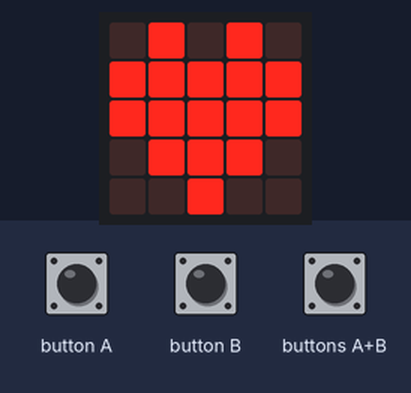
This program was run on a simulated BBC micro:bit (MakeCode). On the bench: the board's 5×5 LED display. The inputs (shaded band) are chosen by the test bench.

Above: at 1.2 s.
1.3 s: button A pressed for 1 s
At 2.4 s:
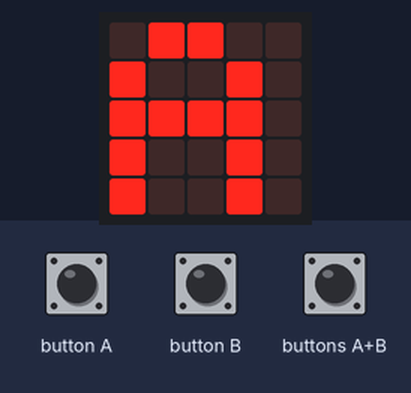
4.1 s: button B pressed for 1 s
At 4.9 s:
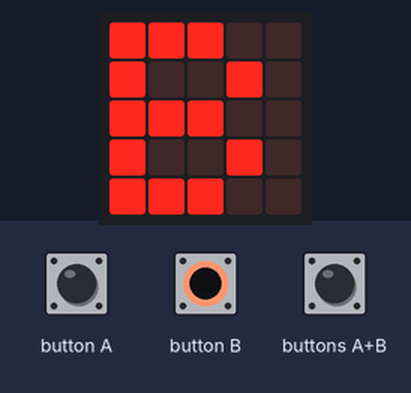
6.7 s: buttons A+B pressed for 1 s
At 7.7 s:
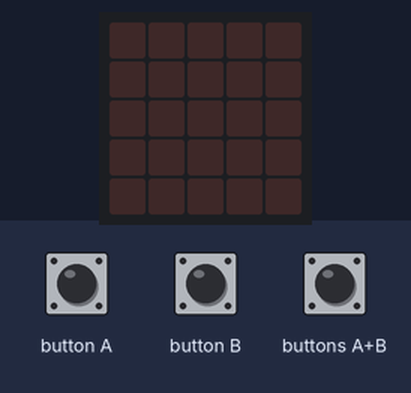
9.4 s: buttons A+B pressed for 3.2 s
14.2 s: button A pressed for 3.2 s
At 16.0 s:
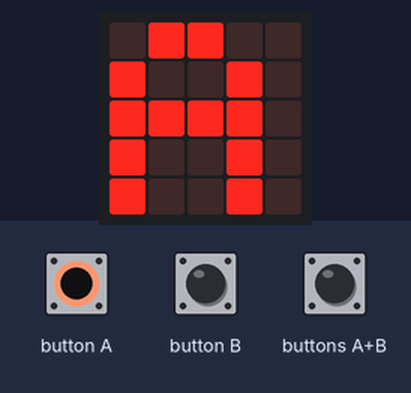
Timing chart, 0 to 17.5 s (numbered marks = the images above; inputs shaded):
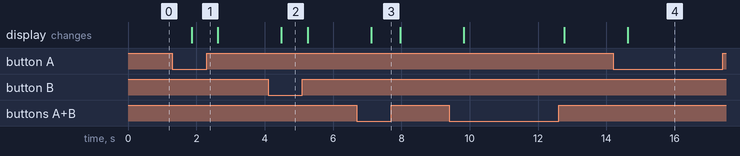

Measured:
- after the input at 1.3 s, the display: changes after 0.56 s (image 1)
- after the input at 4.1 s, the display: changes after 0.39 s (image 2)
- after the input at 6.7 s, the display: changes after 0.42 s (image 3)
- after the input at 14.2 s, the display: changes after 0.42 s (image 4)

The program:

main.ts
```typescript
basic.forever(function () {
    if (input.buttonIsPressed(Button.AB)) {
        basic.showLeds(`
            . . . . .
            . . . . .
            . . . . .
            . . . . .
            . . . . .
            `)
    } else if (input.buttonIsPressed(Button.B)) {
        basic.showString("B")
    } else if (input.buttonIsPressed(Button.A)) {
        basic.showString("A")
    } else {
        basic.showIcon(IconNames.Heart)
    }
})
```

test.ts
```typescript
// les tests vont ici ; cela ne sera pas compilé si ce paquet est utilisé en tant qu'extension.
```
